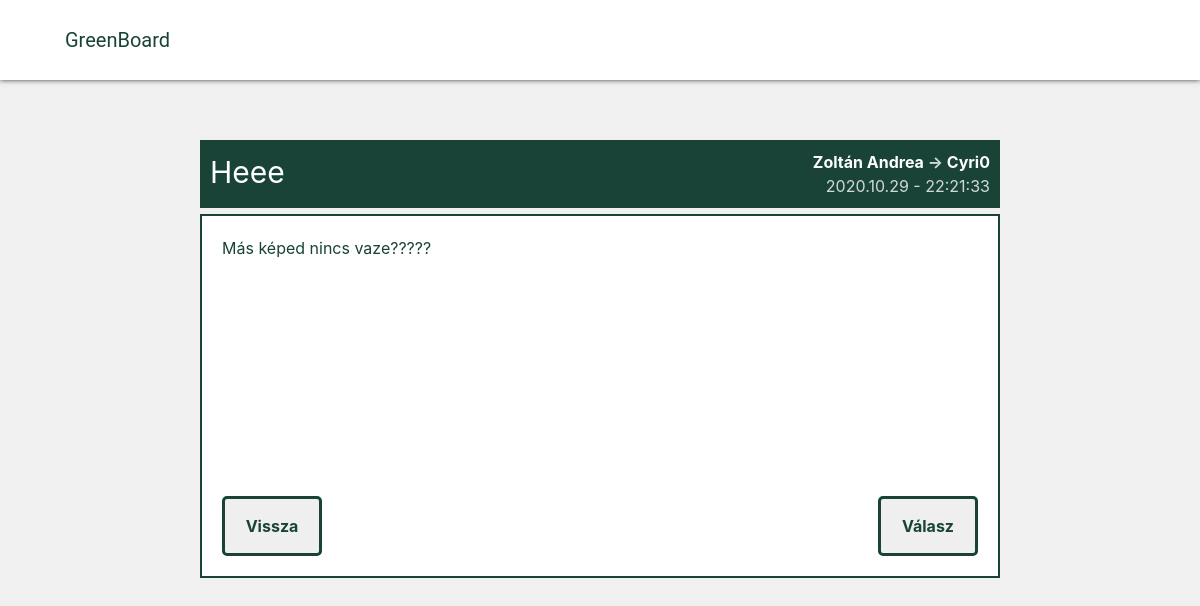
The page /msg/7 on the database its author committed.
### messageSender/models.py (models this page shows, shortened)
class Message(models.Model):
    title = models.CharField(max_length=50)
    sender = models.ForeignKey(User, related_name='user_sent_msgs', on_delete=models.CASCADE)
    receiver = models.ForeignKey(User, related_name='user_received_msgs', on_delete=models.CASCADE)
    msg = models.TextField()
    date = models.DateTimeField(auto_now=False, auto_now_add=True)

### messageSender/views.py (the view)
# urls.py: path('msg/<int:msg_id>', views.msg_view, name='msg'),
def msg_view(request, msg_id):
    msg = Message.objects.filter(id = msg_id)[0]
    data = {
        "msg":msg
    }
    return render(request, 'main/message/msg.html', data)

### templates/main/message/msg.html (shortened to what this page needs)
{% extends 'base.html' %}
{% load static %}
{% block head-content %}
<link rel="stylesheet" type="text/css" href={% static 'css/msg.css' %}>
{% endblock head-content %}
{% block content %}
{% include 'main/navbar.html' %}
<div class="container" style="margin-top: 80px;" id="msg_app">
    <div class="row message_box">
        <div class="title">
            <div class="msg_title">{{ msg.title }}</div>
            <div class="sender_and_date">
                <b>
                    <a href="{% url 'openUserProfile' msg.sender.id %}">{{ msg.sender.username }}</a>
                    &rarr;
                    <a href="{% url 'openUserProfile' msg.receiver.id %}">{{ msg.receiver.username }}</a>
                </b>
                <br>{{ msg.date|date:"Y.m.d - H:i:s" }}
            </div>
        </div>
        <div class="content">
            <div class="message_text">
                {{ msg.msg }}
            </div>
            <div class="reply">
                <a href="{% url 'messagesView' %}" style="float: left;"><button>Vissza</button></a>
                <a href="{% url 'send_msg' msg.sender.id %}"><button>Válasz</button></a>
            </div>
        </div>
    </div>
</div>
{% endblock content %}

### static_files/css/msg.css (style rules this page uses)
body { background: #F0F0F0; }
.message_box { padding-top: 5vw; display: block; }
.row { max-width: 800px; margin: auto; }
.content { border: 2px solid var(--dark-green); padding: 20px; background: white; }
.message_text { min-height: 30vh; }
.reply { height: 60px; width: 100%; margin-top: 20px; }
.reply button { margin: 0px; height: 60px; float: right; width: 100px; border: 3px solid var(--dark-green); color: var(--dark-green); font-weight: bold; transition: 0.5s; border-radius: 5px; }
.title { background-color: var(--dark-green); color: white; margin-bottom: 0px; padding: 10px; display: inline-block; width: 100%; }
.sender_and_date { height: 100%; width: calc(100% / 2); color: rgba(255, 255, 255, 0.8); float: left; text-align: right; }
.sender_and_date a, .sender_and_date a:hover { color: white; }
.msg_title { width: calc(100% / 2); font-size: 30px; float: left; }

### static_files/css/navbar.css (style rules this page uses)
* { margin: 0; padding: 0; }

### templates/base.html (style rules this page uses)
:root { --dark-green:#184336; --white:#F0F0F0; --orange: #FF8F42; --softorange: rgb(250, 121, 35); --transparent: rgba(255, 255, 255, 0.0); }
body { padding: 0px; margin: 0px; color: var(--dark-green); }

### rows shown on the page
Message: title "Heee", sender.username "Zoltán Andrea", receiver.username "Cyri0", date "2020.10.29 - 22:21:33", msg "Más képed nincs vaze?????"
